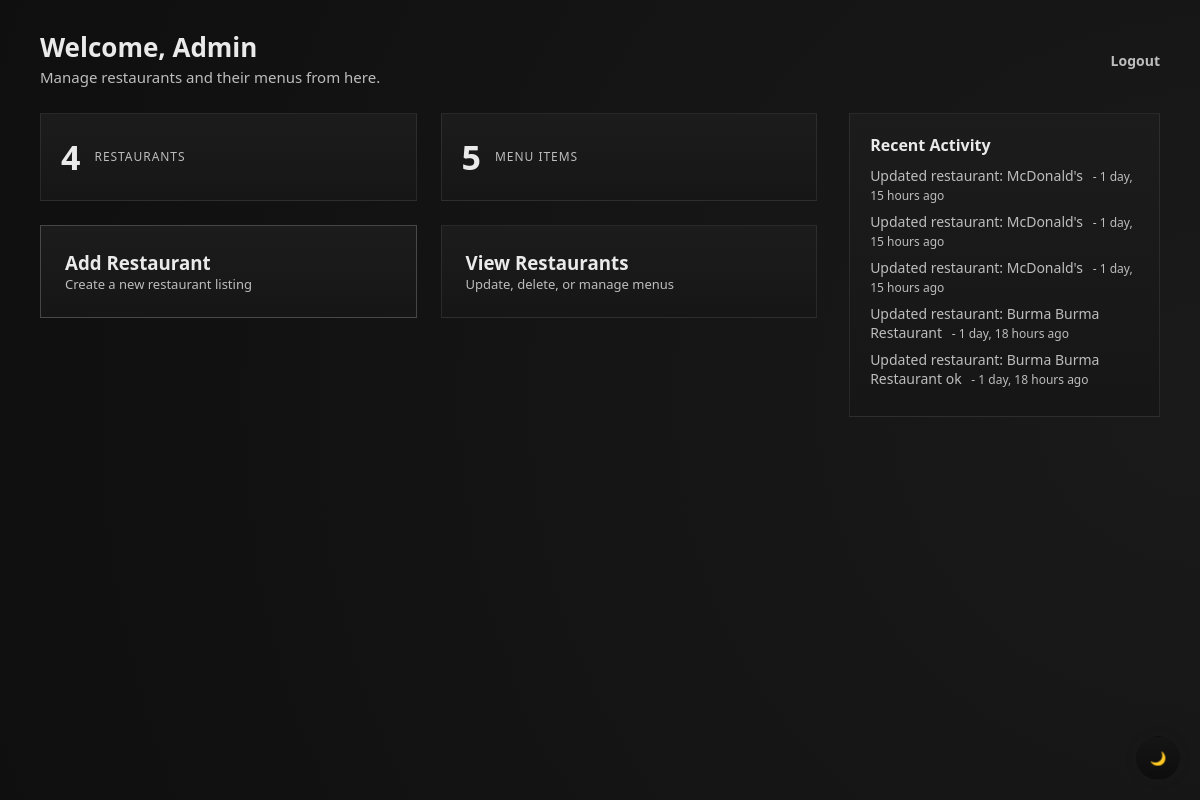
The page /admin_home/ (signed in) on the database as committed earlier.
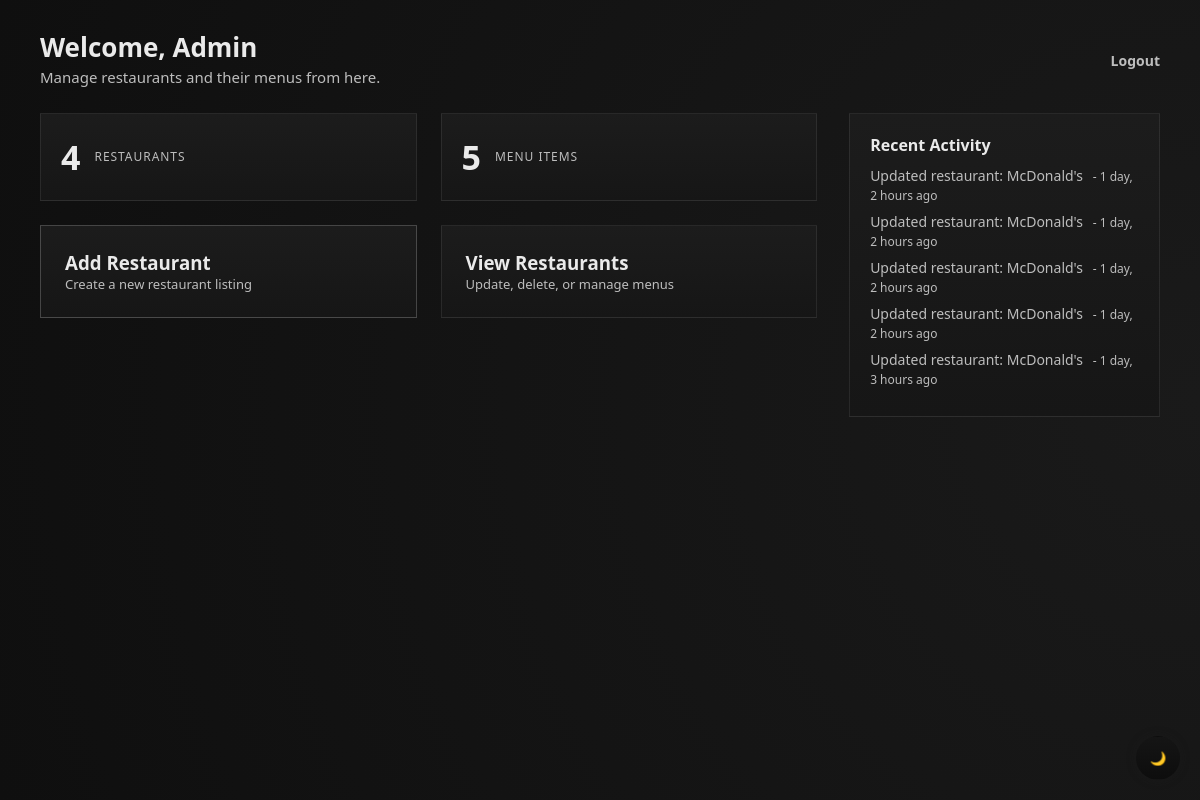
The same page on the database as committed later.
### delivery/models.py (models this page shows, shortened)
class AdminActivity(models.Model):
    action = models.CharField(max_length=255)
    created_at = models.DateTimeField(auto_now_add=True)

### delivery/views.py (the view)
# urls.py: path('admin_home/', views.admin_home, name='admin_home'),
def admin_home(request):
    if not request.session.get('is_admin'):
        return redirect('/')
    restaurant_count = Restaurant.objects.count()
    menu_count = Item.objects.count()
    context = {
        'restaurant_count': restaurant_count,
        'menu_count': menu_count,
        "activities": AdminActivity.objects.order_by("-created_at")[:5],
    }
    return render(request, 'admin_home.html', context)

### delivery/Templates/admin_home.html (shortened to what this page needs)
{% extends "base.html" %}
{% block content %}
<div class="admin-layout">
    <header class="admin-header">
        <div class="admin-title">
            <h1>Welcome, Admin</h1>
            <p>Manage restaurants and their menus from here.</p>
        </div>
        <div class="admin-topbar">
            <div class="admin-links">
                <a href="{% url 'logout' %}">Logout</a>
            </div>
        </div>
    </header>
    <div class="admin-dashboard">
        <section class="admin-main">
            <div class="admin-stats">
                <div class="stat">
                    <span class="stat-number">{{ restaurant_count }}</span>
                    <span class="stat-label">Restaurants</span>
                </div>
                <div class="stat">
                    <span class="stat-number">{{ menu_count }}</span>
                    <span class="stat-label">Menu Items</span>
                </div>
            </div>
            <div class="admin-actions">
                <a href="{% url 'open_add_restaurant' %}" class="admin-card primary">
                    <h3>Add Restaurant</h3>
                    <p>Create a new restaurant listing</p>
                </a>
                <a href="{% url 'show_restaurant' %}" class="admin-card">
                    <h3>View Restaurants</h3>
                    <p>Update, delete, or manage menus</p>
                </a>
            </div>
        </section>
        <aside class="admin-sidebar">
            <div class="admin-panel">
                <h4>Recent Activity</h4>
                <ul>
                    {% for activity in activities %}
                    <li>
                        {{ activity.action }}
                        <span class="time">
                            - {{ activity.created_at|timesince }} ago
                        </span>
                    </li>
                    {% empty %}
                    <li class="muted">No recent activity</li>
                    {% endfor %}
                </ul>
            </div>
        </aside>
    </div>
</div>
{% endblock %}

Rows that differ between the two databases and show on the page:
no longer on this page (row unchanged): AdminActivity: action "Updated restaurant: McDonald's", created_at "1 day, 15 hours"
no longer on this page (row unchanged): AdminActivity: action "Updated restaurant: McDonald's", created_at "1 day, 15 hours"
no longer on this page (row unchanged): AdminActivity: action "Updated restaurant: McDonald's", created_at "1 day, 15 hours"
no longer on this page (row unchanged): AdminActivity: action "Updated restaurant: Burma Burma Restaurant", created_at "1 day, 18 hours"
no longer on this page (row unchanged): AdminActivity: action "Updated restaurant: Burma Burma Restaurant ok", created_at "1 day, 18 hours"
added AdminActivity: action "Updated restaurant: McDonald's", created_at "1 day, 2 hours"
added AdminActivity: action "Updated restaurant: McDonald's", created_at "1 day, 2 hours"
added AdminActivity: action "Updated restaurant: McDonald's", created_at "1 day, 2 hours"
added AdminActivity: action "Updated restaurant: McDonald's", created_at "1 day, 2 hours"
added AdminActivity: action "Updated restaurant: McDonald's", created_at "1 day, 3 hours"
